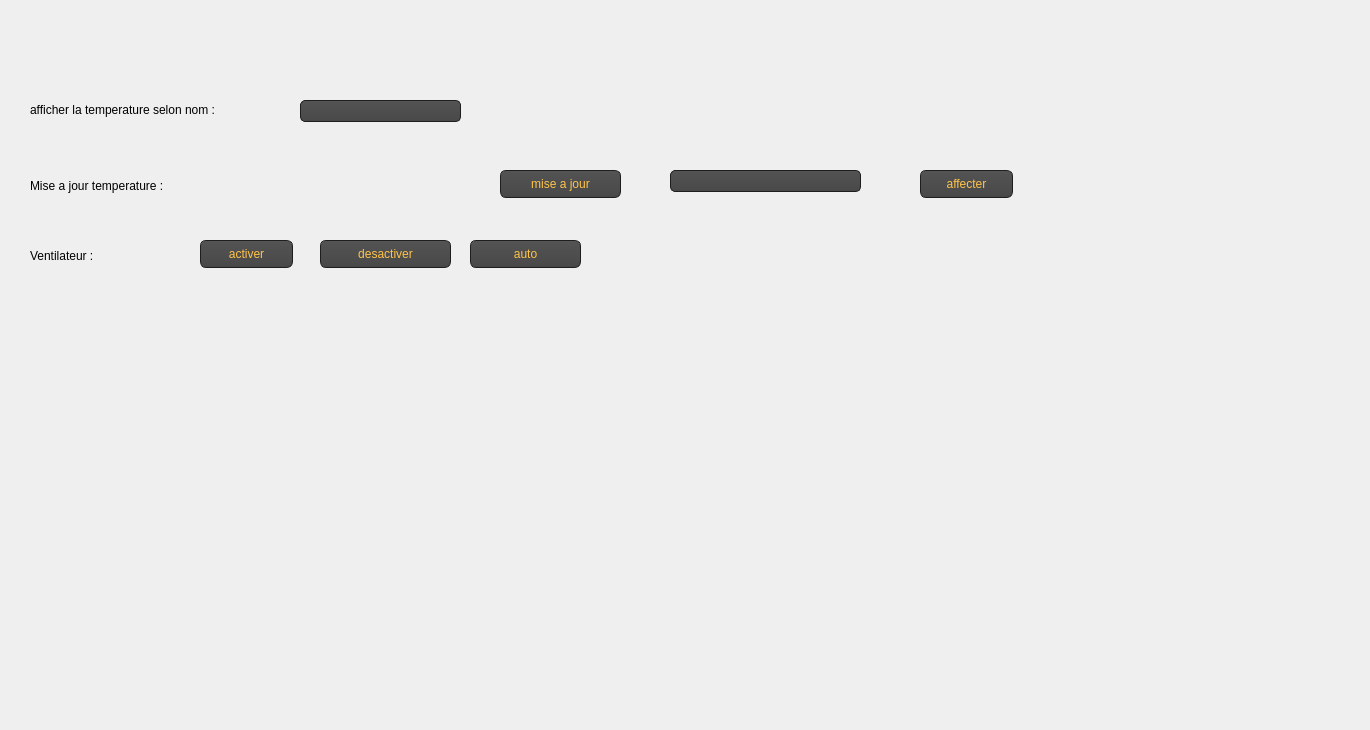
     <widget class="QWidget" name="tab_21">
      <attribute name="title">
       <string>system</string>
      </attribute>
      <widget class="QLabel" name="label_106">
       <property name="geometry">
        <rect>
         <x>30</x>
         <y>170</y>
         <width>231</width>
         <height>31</height>
        </rect>
       </property>
       <property name="styleSheet">
        <string notr="true">font: 75 10pt &quot;MS Shell Dlg 2&quot;;
</string>
       </property>
       <property name="text">
        <string>Mise a jour temperature :</string>
       </property>
      </widget>
      <widget class="QLabel" name="label_107">
       <property name="geometry">
        <rect>
         <x>300</x>
         <y>170</y>
         <width>141</width>
         <height>31</height>
        </rect>
       </property>
       <property name="styleSheet">
        <string notr="true">font: 75 10pt &quot;MS Shell Dlg 2&quot;;</string>
       </property>
       <property name="text">
        <string/>
       </property>
      </widget>
      <widget class="QComboBox" name="comboBox_9">
       <property name="geometry">
        <rect>
         <x>300</x>
         <y>100</y>
         <width>161</width>
         <height>22</height>
        </rect>
       </property>
       <property name="styleSheet">
        <string notr="true">QComboBox
{
 color: #ffc34a;
    selection-background-color: #ffaa00;
    background-color: QLinearGradient( x1: 0, y1: 0, x2: 0, y2: 1, stop: 0 #565656, stop: 0.1 #525252, stop: 0.5 #4e4e4e, stop: 0.9 #4a4a4a, stop: 1 #464646);
    border-style: solid;
    border: 1px solid #1e1e1e;
    border-radius: 5;
}

QComboBox:hover,QPushButton:hover
{
    border: 2px solid QLinearGradient( x1: 0, y1: 0, x2: 0, y2: 1, stop: 0 #ffa02f, stop: 1 #d7801a);
}


QComboBox:on
{
    padding-top: 3px;
    padding-left: 4px;
    background-color: QLinearGradient( x1: 0, y1: 0, x2: 0, y2: 1, stop: 0 #2d2d2d, stop: 0.1 #2b2b2b, stop: 0.5 #292929, stop: 0.9 #282828, stop: 1 #252525);
    selection-background-color: #ffaa00;
}

QComboBox QAbstractItemView
{
    border: 2px solid darkgray;
    selection-background-color: QLinearGradient( x1: 0, y1: 0, x2: 0, y2: 1, stop: 0 #ffa02f, stop: 1 #d7801a);
}

QComboBox::drop-down
{
     subcontrol-origin: padding;
     subcontrol-position: top right;
     width: 15px;

     border-left-width: 0px;
     border-left-color: darkgray;
     border-left-style: solid; /* just a single line */
     border-top-right-radius: 3px; /* same radius as the QComboBox */
     border-bottom-right-radius: 3px;
 }</string>
       </property>
      </widget>
      <widget class="QLabel" name="label_108">
       <property name="geometry">
        <rect>
         <x>30</x>
         <y>100</y>
         <width>281</width>
         <height>20</height>
        </rect>
       </property>
       <property name="styleSheet">
        <string notr="true">font: 75 10pt &quot;MS Shell Dlg 2&quot;;</string>
       </property>
       <property name="text">
        <string>afficher la temperature selon nom :</string>
       </property>
      </widget>
      <widget class="QPushButton" name="pushButton_12">
       <property name="geometry">
        <rect>
         <x>200</x>
         <y>240</y>
         <width>93</width>
         <height>28</height>
        </rect>
       </property>
       <property name="styleSheet">
        <string notr="true">QPushButton
{
    color: #ffc34a;
    background-color: QLinearGradient( x1: 0, y1: 0, x2: 0, y2: 1, stop: 0 #565656, stop: 0.1 #525252, stop: 0.5 #4e4e4e, stop: 0.9 #4a4a4a, stop: 1 #464646);
    border-width: 1px;
    border-color: #1e1e1e;
    border-style: solid;
    border-radius: 6;
    padding: 3px;
    font-size: 12px;
    padding-left: 5px;
    padding-right: 5px;
}

QPushButton:pressed
{
    background-color: QLinearGradient( x1: 0, y1: 0, x2: 0, y2: 1, stop: 0 #2d2d2d, stop: 0.1 #2b2b2b, stop: 0.5 #292929, stop: 0.9 #282828, stop: 1 #252525);
}</string>
       </property>
       <property name="text">
        <string>activer</string>
       </property>
      </widget>
      <widget class="QPushButton" name="pushButton_13">
       <property name="geometry">
        <rect>
         <x>320</x>
         <y>240</y>
         <width>131</width>
         <height>28</height>
        </rect>
       </property>
       <property name="styleSheet">
        <string notr="true">QPushButton
{
    color: #ffc34a;
    background-color: QLinearGradient( x1: 0, y1: 0, x2: 0, y2: 1, stop: 0 #565656, stop: 0.1 #525252, stop: 0.5 #4e4e4e, stop: 0.9 #4a4a4a, stop: 1 #464646);
    border-width: 1px;
    border-color: #1e1e1e;
    border-style: solid;
    border-radius: 6;
    padding: 3px;
    font-size: 12px;
    padding-left: 5px;
    padding-right: 5px;
}

QPushButton:pressed
{
    background-color: QLinearGradient( x1: 0, y1: 0, x2: 0, y2: 1, stop: 0 #2d2d2d, stop: 0.1 #2b2b2b, stop: 0.5 #292929, stop: 0.9 #282828, stop: 1 #252525);
}</string>
       </property>
       <property name="text">
        <string>desactiver</string>
       </property>
      </widget>
      <widget class="QLabel" name="label_109">
       <property name="geometry">
        <rect>
         <x>30</x>
         <y>240</y>
         <width>111</width>
         <height>31</height>
        </rect>
       </property>
       <property name="styleSheet">
        <string notr="true">font: 75 10pt &quot;MS Shell Dlg 2&quot;;</string>
       </property>
       <property name="text">
        <string>Ventilateur :</string>
       </property>
      </widget>
      <widget class="QPushButton" name="cofirmer">
       <property name="geometry">
        <rect>
         <x>920</x>
         <y>170</y>
         <width>93</width>
         <height>28</height>
        </rect>
       </property>
       <property name="styleSheet">
        <string notr="true">QPushButton
{
    color: #ffc34a;
    background-color: QLinearGradient( x1: 0, y1: 0, x2: 0, y2: 1, stop: 0 #565656, stop: 0.1 #525252, stop: 0.5 #4e4e4e, stop: 0.9 #4a4a4a, stop: 1 #464646);
    border-width: 1px;
    border-color: #1e1e1e;
    border-style: solid;
    border-radius: 6;
    padding: 3px;
    font-size: 12px;
    padding-left: 5px;
    padding-right: 5px;
}

QPushButton:pressed
{
    background-color: QLinearGradient( x1: 0, y1: 0, x2: 0, y2: 1, stop: 0 #2d2d2d, stop: 0.1 #2b2b2b, stop: 0.5 #292929, stop: 0.9 #282828, stop: 1 #252525);
}</string>
       </property>
       <property name="text">
        <string>affecter</string>
       </property>
      </widget>
      <widget class="QComboBox" name="comboBox_10">
       <property name="geometry">
        <rect>
         <x>670</x>
         <y>170</y>
         <width>191</width>
         <height>22</height>
        </rect>
       </property>
       <property name="styleSheet">
        <string notr="true">QComboBox
{
 color: #ffc34a;
    selection-background-color: #ffaa00;
    background-color: QLinearGradient( x1: 0, y1: 0, x2: 0, y2: 1, stop: 0 #565656, stop: 0.1 #525252, stop: 0.5 #4e4e4e, stop: 0.9 #4a4a4a, stop: 1 #464646);
    border-style: solid;
    border: 1px solid #1e1e1e;
    border-radius: 5;
}

QComboBox:hover,QPushButton:hover
{
    border: 2px solid QLinearGradient( x1: 0, y1: 0, x2: 0, y2: 1, stop: 0 #ffa02f, stop: 1 #d7801a);
}


QComboBox:on
{
    padding-top: 3px;
    padding-left: 4px;
    background-color: QLinearGradient( x1: 0, y1: 0, x2: 0, y2: 1, stop: 0 #2d2d2d, stop: 0.1 #2b2b2b, stop: 0.5 #292929, stop: 0.9 #282828, stop: 1 #252525);
    selection-background-color: #ffaa00;
}

QComboBox QAbstractItemView
{
    border: 2px solid darkgray;
    selection-background-color: QLinearGradient( x1: 0, y1: 0, x2: 0, y2: 1, stop: 0 #ffa02f, stop: 1 #d7801a);
}

QComboBox::drop-down
{
     subcontrol-origin: padding;
     subcontrol-position: top right;
     width: 15px;

     border-left-width: 0px;
     border-left-color: darkgray;
     border-left-style: solid; /* just a single line */
     border-top-right-radius: 3px; /* same radius as the QComboBox */
     border-bottom-right-radius: 3px;
 }
</string>
       </property>
      </widget>
      <widget class="QPushButton" name="pushButton_14">
       <property name="geometry">
        <rect>
         <x>470</x>
         <y>240</y>
         <width>111</width>
         <height>28</height>
        </rect>
       </property>
       <property name="styleSheet">
        <string notr="true">QPushButton
{
    color: #ffc34a;
    background-color: QLinearGradient( x1: 0, y1: 0, x2: 0, y2: 1, stop: 0 #565656, stop: 0.1 #525252, stop: 0.5 #4e4e4e, stop: 0.9 #4a4a4a, stop: 1 #464646);
    border-width: 1px;
    border-color: #1e1e1e;
    border-style: solid;
    border-radius: 6;
    padding: 3px;
    font-size: 12px;
    padding-left: 5px;
    padding-right: 5px;
}

QPushButton:pressed
{
    background-color: QLinearGradient( x1: 0, y1: 0, x2: 0, y2: 1, stop: 0 #2d2d2d, stop: 0.1 #2b2b2b, stop: 0.5 #292929, stop: 0.9 #282828, stop: 1 #252525);
}</string>
       </property>
       <property name="text">
        <string>auto</string>
       </property>
      </widget>
      <widget class="QPushButton" name="pushButton_15">
       <property name="geometry">
        <rect>
         <x>500</x>
         <y>170</y>
         <width>121</width>
         <height>28</height>
        </rect>
       </property>
       <property name="styleSheet">
        <string notr="true">QPushButton
{
    color: #ffc34a;
    background-color: QLinearGradient( x1: 0, y1: 0, x2: 0, y2: 1, stop: 0 #565656, stop: 0.1 #525252, stop: 0.5 #4e4e4e, stop: 0.9 #4a4a4a, stop: 1 #464646);
    border-width: 1px;
    border-color: #1e1e1e;
    border-style: solid;
    border-radius: 6;
    padding: 3px;
    font-size: 12px;
    padding-left: 5px;
    padding-right: 5px;
}

QPushButton:pressed
{
    background-color: QLinearGradient( x1: 0, y1: 0, x2: 0, y2: 1, stop: 0 #2d2d2d, stop: 0.1 #2b2b2b, stop: 0.5 #292929, stop: 0.9 #282828, stop: 1 #252525);
}</string>
       </property>
       <property name="text">
        <string>mise a jour</string>
       </property>
      </widget>
      <widget class="QLabel" name="label_62">
       <property name="geometry">
        <rect>
         <x>-100</x>
         <y>-50</y>
         <width>1361</width>
         <height>721</height>
        </rect>
       </property>
       <property name="text">
        <string/>
       </property>
       <property name="pixmap">
        <pixmap>../wallpaperflare.com_wallpaper (1) (1).png</pixmap>
       </property>
      </widget>
      <zorder>label_62</zorder>
      <zorder>label_106</zorder>
      <zorder>label_107</zorder>
      <zorder>comboBox_9</zorder>
      <zorder>label_108</zorder>
      <zorder>label_109</zorder>
      <zorder>comboBox_10</zorder>
      <zorder>pushButton_15</zorder>
      <zorder>pushButton_12</zorder>
      <zorder>pushButton_13</zorder>
      <zorder>cofirmer</zorder>
      <zorder>pushButton_14</zorder>
     </widget>
